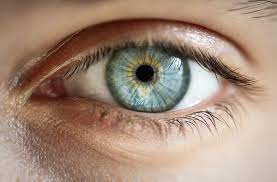
#> input picture eye.jpg, 277 x 182 px
$ python cv42.py
#> lines starting #> are read from the running program, lines starting #| are printed output that depends on the picture; after the words box and inside, x2 and y2 are one past the last pixel; in counts of white or black regions, pixels touching at a corner belong together
import cv2
import numpy as np


img = cv2.imread('eye.jpg', cv2.IMREAD_COLOR)
#> img is the input picture: shape (182, 277, 3); mean B, G, R 120.9, 138.2, 164

gray = cv2.cvtColor(img, cv2.COLOR_BGR2GRAY)
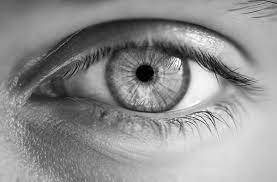
#> gray: shape (182, 277); min 0, max 255, mean 143.9

gray_blurred = cv2.blur(gray, (3, 3))
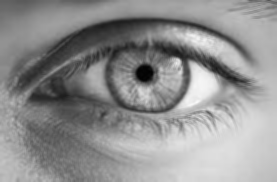
#> gray_blurred: shape (182, 277); min 1, max 249, mean 143.9

detected_circles = cv2.HoughCircles(gray_blurred,
				cv2.HOUGH_GRADIENT, 1, 20, param1 = 50,
			param2 = 30, minRadius = 1, maxRadius = 40)
#> detected_circles = 18 rows, first 8: [139.5, 76.5, 35], [66.5, 109.5, 38.3], [43.5, 109.5, 33.8], [187.5, 71.5, 35], [97.5, 68.5, 38.3], [185.5, 93.5, 33.8], [210.5, 86.5, 29.3], [166.5, 53.5, 21.6]

if detected_circles is not None:

	detected_circles = np.uint16(np.around(detected_circles))
#> detected_circles = 18 rows, first 8: [140, 76, 35], [66, 110, 38], [44, 110, 34], [188, 72, 35], [98, 68, 38], [186, 94, 34], [210, 86, 29], [166, 54, 22]

	for pt in detected_circles[0, :]:
		a, b, r = pt[0], pt[1], pt[2]

		cv2.circle(img, (a, b), r, (0, 255, 0), 2)

		cv2.circle(img, (a, b), 1, (0, 0, 255), 3)
		cv2.imshow("Detected Circle", img)
		cv2.waitKey(0)
#> this loop made 18 passes
#> (a, b, r) on passes 1 to 12: (140, 76, 35), (66, 110, 38), (44, 110, 34), (188, 72, 35), (98, 68, 38), (186, 94, 34), (210, 86, 29), (166, 54, 22), (78, 160, 17), (160, 120, 17), (64, 140, 14), (44, 160, 13)
#> pass 1, `cv2.imshow("Detected Circle", img)`:
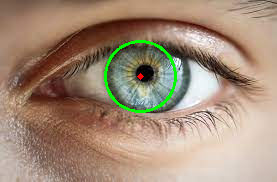
#> window 'Detected Circle': shape (182, 277, 3); mean B, G, R 119.7, 140.2, 162.8
#> pass 2, `cv2.imshow("Detected Circle", img)`:
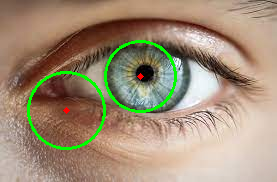
#> window 'Detected Circle': shape (182, 277, 3); mean B, G, R 118.6, 142.4, 161
#> after the loop:
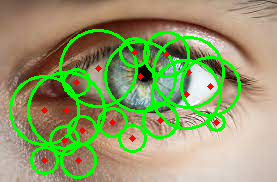
#> img: shape (182, 277, 3); 14.22% of pixels changed, all inside (x1, y1, x2, y2) = (9, 29, 241, 179)

$ run again, with b.jpg copied over eye.jpg
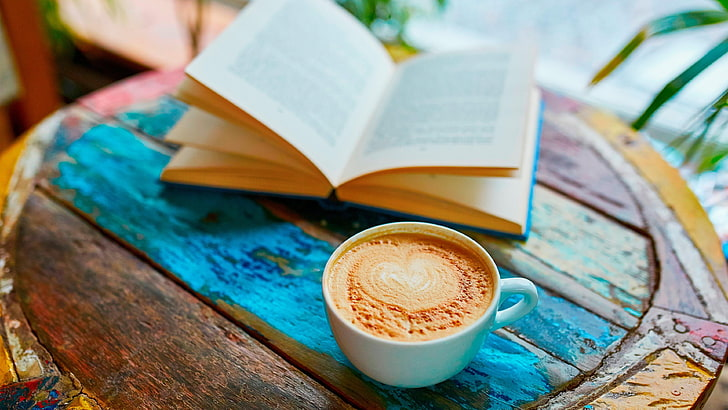
#> input picture b.jpg, 728 x 410 px
#> img is the input picture: shape (410, 728, 3); mean B, G, R 132.2, 143.9, 135.6
#> `gray = cv2.cvtColor(img, cv2.COLOR_BGR2GRAY)`:
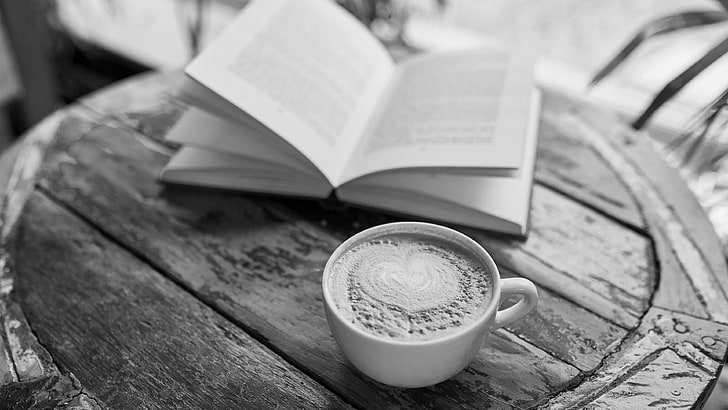
#> gray: shape (410, 728); min 0, max 255, mean 140.1
#> `detected_circles = cv2.HoughCircles(gray_blurred, cv2.HOUGH_GRADIENT, ..`: detected_circles = 68 rows, first 8: [392.5, 261.5, 39.4], [510.5, 372.5, 33.8], [591.5, 330.5, 33.8], [194.5, 351.5, 27.2], [659.5, 368.5, 35], [168.5, 317.5, 32.7], [270.5, 334.5, 37.2], [432.5, 303.5, 35]
#> `detected_circles = np.uint16(np.around(detected_circles))`: detected_circles = 68 rows, first 8: [392, 262, 39], [510, 372, 34], [592, 330, 34], [194, 352, 27], [660, 368, 35], [168, 318, 33], [270, 334, 37], [432, 304, 35]
#> the loop `for pt in detected_circles[0, :]:` made 68 passes
#> after the loop `for pt in detected_circles[0, :]:`:
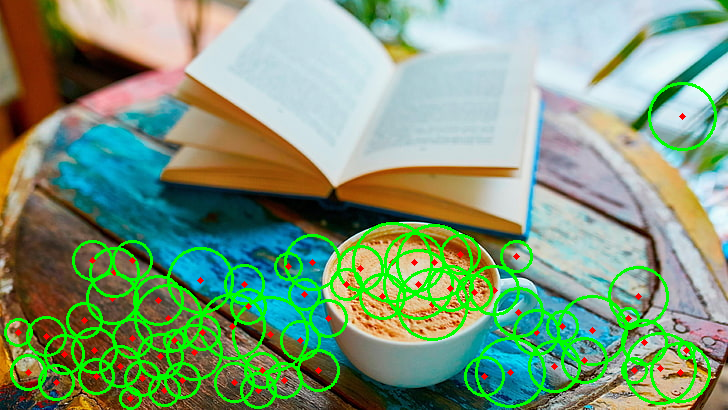
#> img: shape (410, 728, 3); 8.97% of pixels changed, all inside (x1, y1, x2, y2) = (4, 82, 717, 410)
